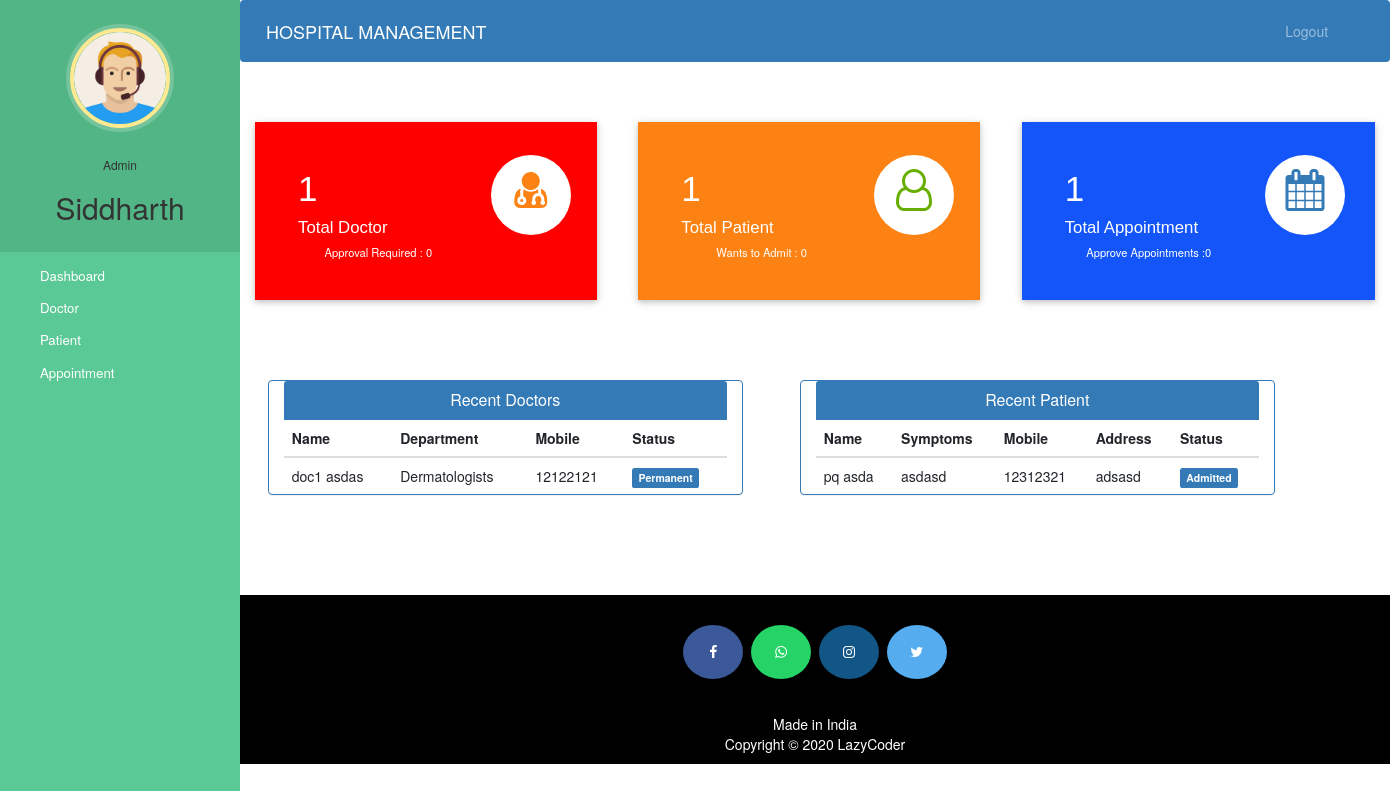
Page /admin-dashboard (signed in) on the committed database.
### hospital/models.py (models this page shows, shortened)
class Doctor(models.Model):
    user = models.OneToOneField(User, on_delete=models.CASCADE)
    profile_pic = models.ImageField(
        upload_to='profile_pic/DoctorProfilePic/', null=True, blank=True)
    address = models.CharField(max_length=40)
    mobile = models.CharField(max_length=20, null=True)
    department = models.CharField(
        max_length=50, choices=departments, default='Cardiologist')
    status = models.BooleanField(default=False)
    @property
    def get_name(self):
        return self.user.first_name+" "+self.user.last_name

class Patient(models.Model):
    user = models.OneToOneField(User, on_delete=models.CASCADE)
    profile_pic = models.ImageField(
        upload_to='profile_pic/PatientProfilePic/', null=True, blank=True)
    address = models.CharField(max_length=40)
    mobile = models.CharField(max_length=20, null=False)
    symptoms = models.CharField(max_length=100, null=False)
    assignedDoctorId = models.PositiveIntegerField(null=True)
    admitDate = models.DateField(auto_now=True)
    status = models.BooleanField(default=False)
    @property
    def get_name(self):
        return self.user.first_name+" "+self.user.last_name

### hospital/views.py (the view)
# urls.py: path('admin-dashboard', views.admin_dashboard_view, name='admin-dashboard'),
@login_required(login_url='adminlogin')
@user_passes_test(is_admin)
def admin_dashboard_view(request):
    doctors=models.Doctor.objects.all().order_by('-id')
    patients=models.Patient.objects.all().order_by('-id')
    doctorcount=models.Doctor.objects.all().filter(status=True).count()
    pendingdoctorcount=models.Doctor.objects.all().filter(status=False).count()
    patientcount=models.Patient.objects.all().filter(status=True).count()
    pendingpatientcount=models.Patient.objects.all().filter(status=False).count()
    appointmentcount=models.Appointment.objects.all().filter(status=True).count()
    pendingappointmentcount=models.Appointment.objects.all().filter(status=False).count()
    mydict={
    'doctors':doctors,
    'patients':patients,
    'doctorcount':doctorcount,
    'pendingdoctorcount':pendingdoctorcount,
    'patientcount':patientcount,
    'pendingpatientcount':pendingpatientcount,
    'appointmentcount':appointmentcount,
    'pendingappointmentcount':pendingappointmentcount,
    }
    return render(request,'hospital/admin_dashboard.html',context=mydict)

### hospital/views.py (called while the page is built)
def is_admin(user):
    return user.groups.filter(name='ADMIN').exists()

### templates/hospital/admin_dashboard.html
{% extends 'hospital/admin_base.html' %}
{% load static %}
{% block content %}
{%include 'hospital/admin_dashboard_cards.html'%}
<br><br><br><br>
<div class="container">
  <div class="row">
    <div class="panel panel-primary col-md-5" style="margin-left:2%;">
      <div class="panel-heading" style="text-align:center;">
        <h6 class="panel-title">Recent Doctors</h6>
      </div>
      <table class="table table-hover" id="dev-table">
        <thead>
          <tr>
            <th>Name</th>
            <th>Department</th>
            <th>Mobile</th>
            <th>Status</th>
          </tr>
        </thead>
        {% for d in doctors %}
        <tr>
          <td> {{d.get_name}}</td>
          <td>{{d.department}}</td>
          <td>{{d.mobile}}</td>
          {%if d.status%}
          <td> <span class="label label-primary">Permanent</span></td>
          {% else %}
          <td> <span class="label label-success">On Hold</span></td>
          {% endif %}
        </tr>
        {% endfor %}
      </table>
    </div>
    <div class="panel panel-primary col-md-5" style="margin-left:5%;">
      <div class="panel-heading" style="text-align:center;">
        <h6 class="panel-title">Recent Patient</h6>
      </div>
      <table class="table table-hover" id="dev-table">
        <thead>
          <tr>
            <th>Name</th>
            <th>Symptoms</th>
            <th>Mobile</th>
            <th>Address</th>
            <th>Status</th>
          </tr>
        </thead>
        {% for p in patients %}
        <tr>
          <td> {{p.get_name}}</td>
          <td>{{p.symptoms}}</td>
          <td>{{p.mobile}}</td>
          <td>{{p.address}}</td>
          {%if p.status%}
          <td> <span class="label label-primary">Admitted</span></td>
          {% else %}
          <td> <span class="label label-success">On Hold</span></td>
          {% endif %}
        </tr>
        {% endfor %}
      </table>
    </div>
  </div>
</div>
{% endblock content %}

### templates/hospital/admin_base.html (shortened to what this page needs)
<!DOCTYPE html>
{% load static %}
<html lang="en">
<head>
  <link rel="stylesheet" href="https://stackpath.bootstrapcdn.com/bootstrap/4.3.1/css/bootstrap.min.css">
  <link rel="stylesheet" href="https://maxcdn.bootstrapcdn.com/font-awesome/4.7.0/css/font-awesome.min.css">
  <link rel="stylesheet" href="{% static '/style.css' %}">
</head>
<body>
  <nav class="menu" tabindex="0">
    <header class="avatar">
      <img src="{% static "images/adminpropic.png" %}" />
      <br><br>
      <h6>Admin</h6>
      <h2>{{request.user.first_name}}</h2>
    </header>
    <ul>
      <li tabindex="0" class="icon-dashboard"> <a style="color:white; text-decoration:none;" href="/admin-dashboard"><span>Dashboard</span></a> </li>
      <li tabindex="0" class="icon-customers"> <a style="color:white; text-decoration:none;" href="/admin-doctor"><span>Doctor</span></a></li>
      <li tabindex="0" class="icon-users"> <a style="color:white; text-decoration:none;" href="/admin-patient"><span>Patient</span></a></li>
      <li tabindex="0" class="icon-calendar"> <a style="color:white; text-decoration:none;" href="/admin-appointment"><span>Appointment</span></a></li>
    </ul>
  </nav>
  <main>
    <div class="bs-example">
      <nav class="navbar navbar-expand-md  navbar-dark fixed-top" style="background:#337AB7;">
        <a href="/admin-dashboard" class="navbar-brand">HOSPITAL MANAGEMENT</a>
        <div class="collapse navbar-collapse justify-content-between" id="navbarCollapse">
          <div class="navbar-nav" style=" margin-left: 90%;">
            <a href="/logout" class="nav-item nav-link">Logout</a>
          </div>
        </div>
      </nav>
    </div>
    <br><br>
    {% block content %}
    {% endblock content %}
    <br><br><br><br>
    <footer>
      <p>
        <a id="ftr" href="https://facebook.com/sumit.luv/" class="fa fa-facebook"></a>
        <a id="ftr" href="https://api.whatsapp.com/send?phone=919572181024&text=Hello%20Sumit.%0d%0aHow%20are%20you%20%3f%0d%0aI%20came%20from%20your%20website.&source=&data=#" class="fa fa-whatsapp"></a>
        <a id="ftr" href="https://instagram.com/sumit.luv" class="fa fa-instagram"></a>
        <a id="ftr" href="https://twitter.com/sumitkumar1503" class="fa fa-twitter"></a>
      </p>
      <br>
      <div class="container">
        <div class="row">
          <div class="col-md-12 col-sm-12">
            <div style="color:#ffffff;" class="wow fadeInUp footer-copyright">
              <p>Made in India <br>
                Copyright &copy; 2020 LazyCoder </p>
            </div>
          </div>
        </div>
      </div>
    </footer>
  </main>
</body>
</html>

### static/style.css (style rules this page uses)
body { padding-left: 240px; }
main { position: relative; height: 100vh; }
.menu { background: #5bc995; height: 100vh; width: 240px; position: fixed; top: 0px; left: 0; z-index: 5; outline: none; }
.menu .avatar { background: rgba(0, 0, 0, 0.1); padding: 2em 0.5em; text-align: center; }
.menu .avatar img { width: 100px; border-radius: 50%; overflow: hidden; border: 4px solid #ffea92; box-shadow: 0 0 0 4px rgba(255, 255, 255, 0.2); }
.menu .avatar h2 { font-weight: normal; margin-bottom: 0; }
.menu ul { list-style: none; padding: 0.5em 0; margin: 0; }
.menu ul li { padding: 0.5em 1em 0.5em 3em; font-size: 0.95em; font-weight: regular; background-repeat: no-repeat; background-position: left 15px center; background-size: auto 20px; transition: all 0.15s linear; cursor: pointer; }
.menu ul li.icon-dashboard { background-image: url("http://www.entypo.com/images//gauge.svg"); }
.menu ul li.icon-customers { background-image: url("http://www.entypo.com/images//briefcase.svg"); }
.menu ul li.icon-users { background-image: url("http://www.entypo.com/images//users.svg"); }
.menu ul li.icon-calendar { background-image: url("http://www.entypo.com/images//calendar.svg"); }

### templates/hospital/admin_base.html (style rules this page uses)
a:link { text-decoration: none; }
a { color: white; }
footer { padding: 0px 0px 0px 0px; background-color: black; margin: 0px; }
#ftr { padding: 20px; }
.fa { font-size: 23px; width: 60px; text-align: center; text-decoration: none; margin: 5px 2px; border-radius: 50%; }
.fa-facebook { background: #3B5998; color: white; margin-top: 30px; }
.fa-whatsapp { background: #25d366; color: white; }
.fa-twitter { background: #55ACEE; color: white; }
.fa-instagram { background: #125688; color: white; }
p { text-align: center; }
body { padding-left: 240px; }
main { position: relative; height: 100vh; }
.menu { background: #5bc995; height: 100vh; width: 240px; position: fixed; top: 0px; left: 0; z-index: 5; outline: none; }
.menu .avatar { background: rgba(0, 0, 0, 0.1); padding: 2em 0.5em; text-align: center; }
.menu .avatar img { width: 100px; border-radius: 50%; overflow: hidden; border: 4px solid #ffea92; box-shadow: 0 0 0 4px rgba(255, 255, 255, 0.2); }
.menu .avatar h2 { font-weight: normal; margin-bottom: 0; }
.menu ul { list-style: none; padding: 0.5em 0; margin: 0; }
.menu ul li { padding: 0.5em 1em 0.5em 3em; font-size: 0.95em; font-weight: regular; background-repeat: no-repeat; background-position: left 15px center; background-size: auto 20px; transition: all 0.15s linear; cursor: pointer; }
.menu ul li.icon-dashboard { background-image: url("http://www.entypo.com/images//gauge.svg"); }
.menu ul li.icon-customers { background-image: url("http://www.entypo.com/images//briefcase.svg"); }
.menu ul li.icon-users { background-image: url("http://www.entypo.com/images//users.svg"); }
.menu ul li.icon-calendar { background-image: url("http://www.entypo.com/images//calendar.svg"); }

### rows in the picture
Doctor: get_name "doc1 asdas", department "Dermatologists", mobile "12122121", status "Permanent"
Patient: get_name "pq asda", symptoms "asdasd", mobile "12312321", address "adsasd", status "Admitted"

### other values in the picture
{{ request.user.first_name }} "Siddharth"
{{ doctorcount }} "1"
{{ pendingdoctorcount }} "0"
{{ patientcount }} "1"
{{ pendingpatientcount }} "0"
{{ appointmentcount }} "1"
{{ pendingappointmentcount }} "0"
